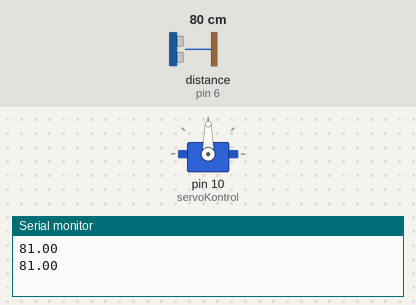
Bench run of a sketch on a simulated Arduino Uno, built with avr-gcc and run on an emulated ATmega328P. Shown: servo, the last lines printed to the serial monitor. Inputs (shaded band) come from the test bench; at power-on: distance to the obstacle (sensor on pin 6) 80 cm. The echo pulse lasts 58.3 µs per cm.

Above: at 1.8 s.
1.9 s: distance to the obstacle (sensor on pin 6) set to 12 cm
3.4 s: distance to the obstacle (sensor on pin 6) set to 9 cm
At 5.2 s:
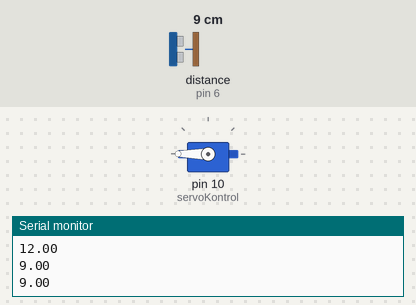
5.5 s: distance to the obstacle (sensor on pin 6) set to 18 cm
At 6.8 s:
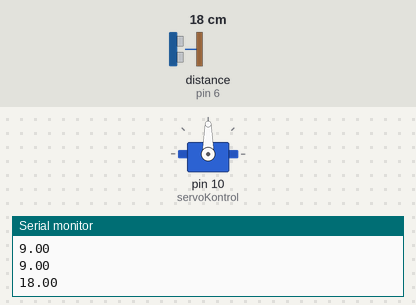
7.5 s: distance to the obstacle (sensor on pin 6) set to 4 cm
At 8.5 s:
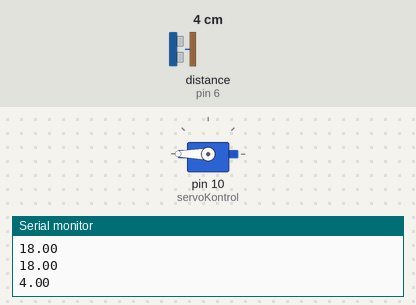
Timing chart, 0 to 10.5 s (numbered marks = the images above; inputs shaded):
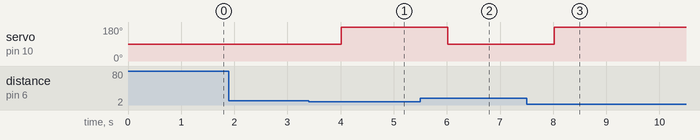

The sketch:

otoKapi.ino
```cpp
#include <Servo.h>
#include "NewPing.h"

#define MAX_DISTANCE 400

Servo servoKontrol;

const int trigger_pin=5;
const int echo_pin=6;


float duration, uzaklik;

NewPing sonar(trigger_pin, echo_pin, MAX_DISTANCE);

void setup() {
  pinMode(trigger_pin,OUTPUT);
  pinMode(echo_pin,INPUT);

  servoKontrol.attach(10);

  Serial.begin(9600);
}


void loop() {
  uzaklik = sonar.ping_cm();

  Serial.println(uzaklik);

  if (uzaklik >= 400 || uzaklik <= 2)
  {
    Serial.println("Mesafe Ölçülemedi");
  }
  else if (uzaklik <= 10){
    servoKontrol.write(180);
    delay(1000);
  }
  else{
    servoKontrol.write(90);
    delay(1000);
  }

}
```

Measured:
- the behaviour switches between 11 and 10 cm on distance to the obstacle (sensor on pin 6) (found by bisection; images 0 and 1)
- after the input at 3.4 s, servo on pin 10 (servoKontrol): 90° → 180° after 0.62 s
- after the input at 5.5 s, servo on pin 10 (servoKontrol): 180° → 90° after 0.52 s
- after the input at 7.5 s, servo on pin 10 (servoKontrol): 90° → 180° after 0.52 s
